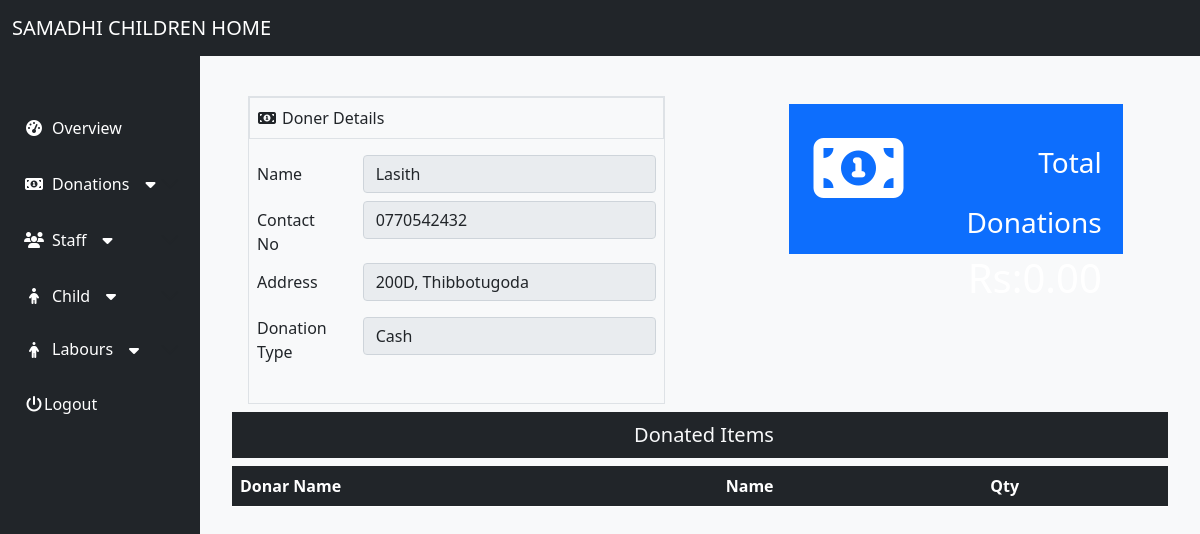
Screenshot of /home.php?view_donar=33 (signed in) with the database file from the repository.
### tables this page shows
CREATE TABLE `donars` (
  `donar_id` int(11) NOT NULL,
  `donarName` varchar(50) NOT NULL,
  `contactNo` varchar(50) NOT NULL,
  `Address` varchar(50) NOT NULL,
  `donationType` varchar(50) NOT NULL,
  `date` datetime NOT NULL
);

### view_donar.php (the view, shortened to what this page needs)
<?php
if (isset($_GET['view_donar'])) {
    $view_id = $_GET['view_donar'];
    $get_data = "SELECT * from donars WHERE donar_id='$view_id'";
    $result = mysqli_query($Con, $get_data);
    $row = mysqli_fetch_array($result);
    $donarName = $row['donarName'];
    $contactNo = $row['contactNo'];
    $Address = $row['Address'];
    $donationType = $row['donationType'];
    $query = "SELECT SUM(amount) as amount from donations WHERE donar_id='$view_id'";
    $result_total = mysqli_query($Con, $query);
    $total = mysqli_fetch_array($result_total);
    $donar_total = $total['amount'];
}
?>
<div class="col-12 py-5"> </div>
<div class="d-flex flex-column ">
    <div class="d-flex flex-column flex-lg-row  col-12">
        <div class="col-10 col-lg-5 ms-5">
            <form>
                <fieldset disabled>
                    <div class="d-flex flex-column  col-md-12 border">
                        <div class="bg-light py-2 border mb-2"><i id="arrow" class="fa fa-fw fa-money text-dark pe-4 ps-2"></i>Doner Details </div>
                        <div class="p-2">
                            <div class="form-group row">
                                <label for="inputPassword" class="col-sm-3 col-form-label">Name</label>
                                <div class="col-sm-9">
                                    <input type="text" class="form-control mb-2" value="<?php echo $donarName ?>">
                                </div>
                            </div>
                            <div class="form-group row">
                                <label for="inputPassword" class="col-sm-3 col-form-label">Contact No</label>
                                <div class="col-sm-9">
                                    <input type="text" class="form-control mb-2" value="<?php echo $contactNo ?>">
                                </div>
                            </div>
                            <div class="form-group row">
                                <label for="inputPassword" class="col-sm-3 col-form-label">Address</label>
                                <div class="col-sm-9">
                                    <input type="text" class="form-control mb-2" value="<?php echo $Address ?>">
                                </div>
                            </div>
                            <div class="form-group row mb-4">
                                <label for="inputPassword" class="col-sm-3 col-form-label">Donation Type</label>
                                <div class="col-sm-9 mt-2">
                                    <input type="text" class="form-control mb-2" value="<?php echo $donationType ?>">
                                </div>
                            </div>
                        </div>
                    </div>
                </fieldset>
            </form>
        </div>
        <div class="bg-light col-md-1">
        </div>
        <div class=" col-12 col-lg-5 d-flex justify-content-center align-content-center px-2">
            <div class="bg-primary col-10 my-2 p-4 d-flex flex-row text-white d-flex " style="height: 150px;">
                <i class="fa fa-money fa-5x "></i>
                <span class="text-end pe-3 pb-3 col-md-9 fs-1 ps-4"><span class="fs-3">Total Donations</span> <br><span id="total">
                        <?php if ($donar_total > 0) {
                            echo "Rs:" . $donar_total;
                        } else {
                            echo "Rs:0.00";
                        } ?></span> </span>
            </div>
        </div>
    </div>
    <div class="col-12 d-flex justify-content-center align-content-center px-2">
        <div class="col-12 px-4 ">
            <div class="  mt-2 text-light fs-5 ps-2 mb-2 py-2 text-center bg-dark">
                Donated Items
            </div>
            <table id="data" class="table  table-hover">
                <thead class="table-dark">
                    <tr>
                        <th>Donar Name</th>
                        <th>Name</th>
                        <th>Qty</th>
                    </tr>
                </thead>
            </table>
        </div>
    </div>
</div>
</body>
</html>

### rows the page displays
donars: donarName "Lasith", contactNo "0770542432", Address "200D, Thibbotugoda", donationType "Cash"
